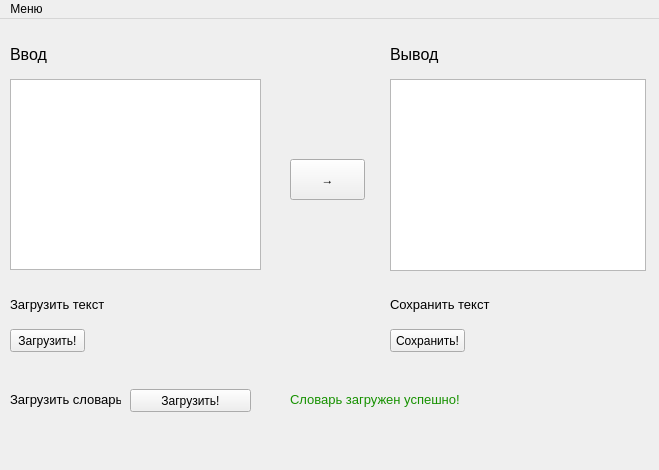
<?xml version="1.0" encoding="UTF-8"?>
<ui version="4.0">
 <class>Mono_Alpha_Use_Dict</class>
 <widget class="QMainWindow" name="Mono_Alpha_Use_Dict">
  <property name="enabled">
   <bool>true</bool>
  </property>
  <property name="geometry">
   <rect>
    <x>0</x>
    <y>0</y>
    <width>659</width>
    <height>470</height>
   </rect>
  </property>
  <property name="windowTitle">
   <string>Amgine Caesar</string>
  </property>
  <widget class="QWidget" name="centralwidget">
   <widget class="QTextBrowser" name="input_tB">
    <property name="geometry">
     <rect>
      <x>10</x>
      <y>60</y>
      <width>251</width>
      <height>191</height>
     </rect>
    </property>
    <property name="textInteractionFlags">
     <set>Qt::LinksAccessibleByKeyboard|Qt::LinksAccessibleByMouse|Qt::TextBrowserInteraction|Qt::TextEditable|Qt::TextSelectableByMouse</set>
    </property>
   </widget>
   <widget class="QPushButton" name="btn_code">
    <property name="geometry">
     <rect>
      <x>290</x>
      <y>140</y>
      <width>75</width>
      <height>41</height>
     </rect>
    </property>
    <property name="text">
     <string>→</string>
    </property>
   </widget>
   <widget class="QTextBrowser" name="out_tB">
    <property name="geometry">
     <rect>
      <x>390</x>
      <y>60</y>
      <width>256</width>
      <height>192</height>
     </rect>
    </property>
   </widget>
   <widget class="QLabel" name="label">
    <property name="geometry">
     <rect>
      <x>10</x>
      <y>20</y>
      <width>251</width>
      <height>31</height>
     </rect>
    </property>
    <property name="text">
     <string>&lt;html&gt;&lt;head/&gt;&lt;body&gt;&lt;p&gt;&lt;span style=&quot; font-size:12pt;&quot;&gt;Ввод&lt;/span&gt;&lt;/p&gt;&lt;/body&gt;&lt;/html&gt;</string>
    </property>
   </widget>
   <widget class="QLabel" name="label_2">
    <property name="geometry">
     <rect>
      <x>390</x>
      <y>20</y>
      <width>241</width>
      <height>31</height>
     </rect>
    </property>
    <property name="text">
     <string>&lt;html&gt;&lt;head/&gt;&lt;body&gt;&lt;p&gt;&lt;span style=&quot; font-size:12pt;&quot;&gt;Вывод&lt;/span&gt;&lt;/p&gt;&lt;/body&gt;&lt;/html&gt;</string>
    </property>
   </widget>
   <widget class="QPushButton" name="btn_load">
    <property name="geometry">
     <rect>
      <x>10</x>
      <y>310</y>
      <width>75</width>
      <height>23</height>
     </rect>
    </property>
    <property name="text">
     <string>Загрузить!</string>
    </property>
   </widget>
   <widget class="QLabel" name="label_3">
    <property name="geometry">
     <rect>
      <x>10</x>
      <y>270</y>
      <width>231</width>
      <height>31</height>
     </rect>
    </property>
    <property name="text">
     <string>&lt;html&gt;&lt;head/&gt;&lt;body&gt;&lt;p&gt;&lt;span style=&quot; font-size:10pt;&quot;&gt;Загрузить текст&lt;/span&gt;&lt;/p&gt;&lt;/body&gt;&lt;/html&gt;</string>
    </property>
   </widget>
   <widget class="QLabel" name="label_4">
    <property name="geometry">
     <rect>
      <x>390</x>
      <y>270</y>
      <width>161</width>
      <height>31</height>
     </rect>
    </property>
    <property name="text">
     <string>&lt;html&gt;&lt;head/&gt;&lt;body&gt;&lt;p&gt;&lt;span style=&quot; font-size:10pt;&quot;&gt;Сохранить текст&lt;/span&gt;&lt;/p&gt;&lt;/body&gt;&lt;/html&gt;</string>
    </property>
   </widget>
   <widget class="QPushButton" name="btn_save">
    <property name="geometry">
     <rect>
      <x>390</x>
      <y>310</y>
      <width>75</width>
      <height>23</height>
     </rect>
    </property>
    <property name="text">
     <string>Сохранить!</string>
    </property>
   </widget>
   <widget class="QLabel" name="label_5">
    <property name="geometry">
     <rect>
      <x>10</x>
      <y>370</y>
      <width>111</width>
      <height>21</height>
     </rect>
    </property>
    <property name="text">
     <string>&lt;html&gt;&lt;head/&gt;&lt;body&gt;&lt;p&gt;&lt;span style=&quot; font-size:10pt;&quot;&gt;Загрузить словарь&lt;/span&gt;&lt;/p&gt;&lt;/body&gt;&lt;/html&gt;</string>
    </property>
   </widget>
   <widget class="QPushButton" name="btn_load_dict">
    <property name="geometry">
     <rect>
      <x>130</x>
      <y>370</y>
      <width>121</width>
      <height>23</height>
     </rect>
    </property>
    <property name="text">
     <string>Загрузить!</string>
    </property>
   </widget>
   <widget class="QLabel" name="success_load_dict">
    <property name="enabled">
     <bool>true</bool>
    </property>
    <property name="geometry">
     <rect>
      <x>290</x>
      <y>370</y>
      <width>221</width>
      <height>21</height>
     </rect>
    </property>
    <property name="text">
     <string>&lt;html&gt;&lt;head/&gt;&lt;body&gt;&lt;p&gt;&lt;span style=&quot; font-size:10pt; color:#169100;&quot;&gt;Словарь загружен успешно!&lt;/span&gt;&lt;/p&gt;&lt;/body&gt;&lt;/html&gt;</string>
    </property>
   </widget>
  </widget>
  <widget class="QMenuBar" name="menubar">
   <property name="geometry">
    <rect>
     <x>0</x>
     <y>0</y>
     <width>659</width>
     <height>21</height>
    </rect>
   </property>
   <widget class="QMenu" name="menu">
    <property name="title">
     <string>Меню</string>
    </property>
    <addaction name="info"/>
    <addaction name="help"/>
    <addaction name="history"/>
   </widget>
   <addaction name="menu"/>
  </widget>
  <action name="info">
   <property name="text">
    <string>Инфо</string>
   </property>
  </action>
  <action name="help">
   <property name="text">
    <string>Помощь</string>
   </property>
  </action>
  <action name="history">
   <property name="text">
    <string>История поиска</string>
   </property>
  </action>
 </widget>
 <resources/>
 <connections/>
 <buttongroups>
  <buttongroup name="btn_group_lang"/>
  <buttongroup name="btn_group_crypt"/>
  <buttongroup name="btn_group_cap"/>
 </buttongroups>
</ui>
